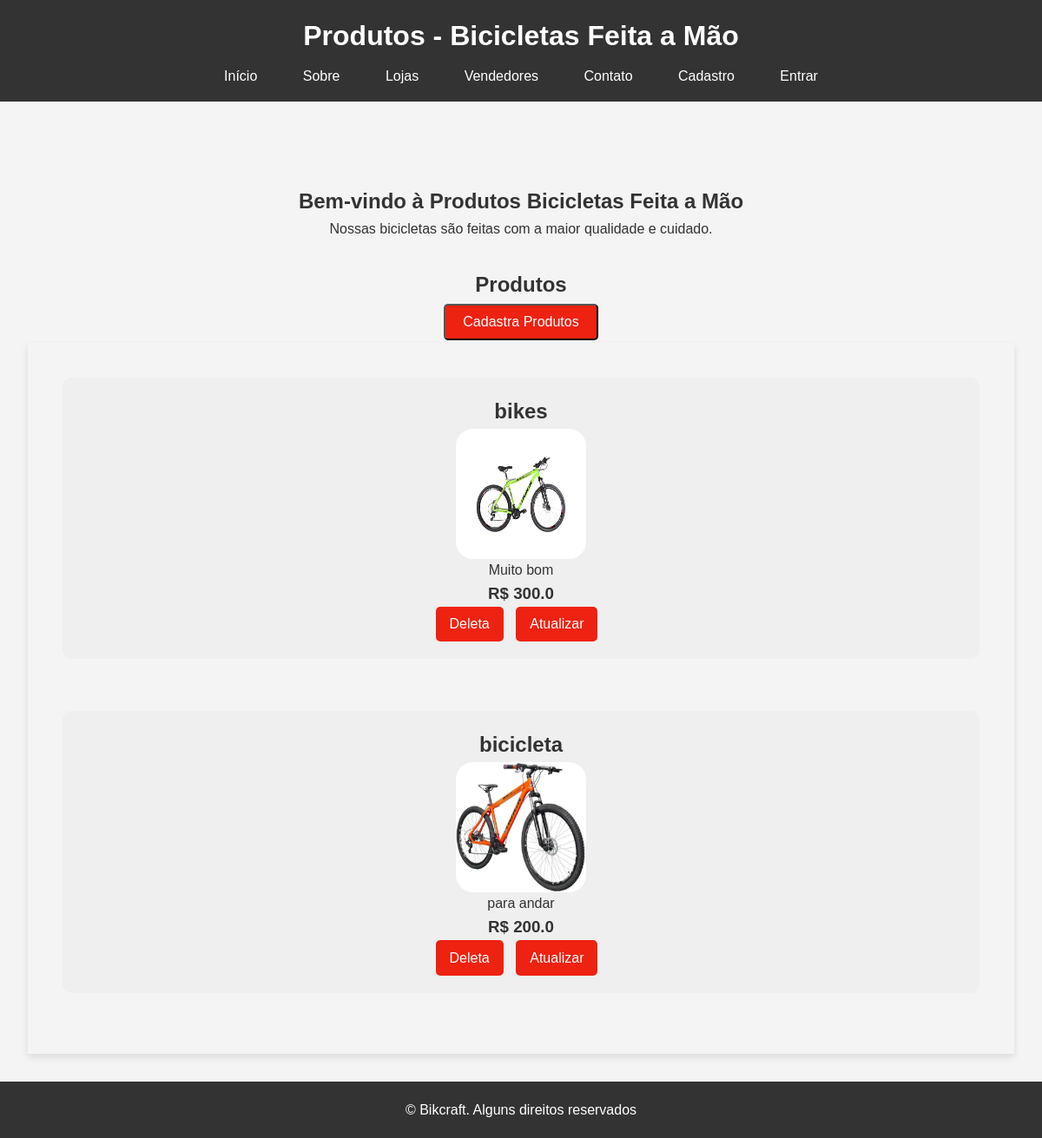
/produtos/, run on the app's committed database.
### bikcraft/models.py (models this page shows, shortened)
class Bike(models.Model):
    modelo = models.CharField(max_length=255, verbose_name='Modelo')
    preco = models.FloatField(verbose_name='Preço')
    descricao = models.TextField(verbose_name='Descrição')
    foto = models.ImageField(upload_to='media/bikcraft/', blank=True, null=True, verbose_name='Foto')

### bikcraft/views.py (the view)
# urls.py: path('produtos/', views.produtos, name='pagina-produtos'),
def produtos(request):
    bike = Bike.objects.all()
    lojas = Lojas.objects.all()
    vendedores = Pessoas.objects.all()
    return render(request, 'produtos.html', {'produtos': bike, 'lojas': lojas, 'vendedores': vendedores})

### bikcraft/templates/produtos.html (shortened to what this page needs)
{% extends "base/produtos.html" %}
{% load static %}
{% block conteudo %}
<main>
    <section id="home">
        <h2><center>Bem-vindo à Produtos Bicicletas Feita a Mão</center></h2>
        <p><center>Nossas bicicletas são feitas com a maior qualidade e cuidado.</center></p>
    </section>
    <h2><center>Produtos</center></h2>
    <div class="button-cadastra">
        <a href='{% url "pagina-cadastraprodutos" %}'><button>Cadastra Produtos</button></a>
    </div>
    <section id="products">
        {% for produto in produtos %}
            <div class='product-card'>
                <h2>{{produto.modelo}}</h2>
                <img class='foto' src='{{produto.foto.url}}'/>
                <p>{{produto.descricao}}</p>
                <h3> R$ {{produto.preco}}</h3>
                <div class="button-container">
                    <a href='{% url "deleta-produtos" produto.id %}'><button>Deleta</button></a>
                    <a id='atualizado' href='{% url "pagina-atualizado" produto.id %}'><button id='atualiza'>Atualizar</button></a>
                </div>
            </div>
        {% endfor %}
    </section>
</main>
{% endblock conteudo %}

### templates/static/base/css/produtos.css (style rules this page uses)
* { margin: 0; padding: 0; box-sizing: border-box; }
body { font-family: Arial, sans-serif; line-height: 1.6; background-color: #f4f4f4; color: #333; }
#home { text-align: center; margin: 4rem; }
main { padding: 2rem; }
section#home { margin-bottom: 2rem; }
section#products { display: grid; gap: 30px; padding: 40px; box-shadow: 0 4px 8px rgba(0, 0, 0, 0.1); }
.product-card { background: #efefef; grid-template-columns: 1fr; border-radius: 10px; padding: 20px 0px; justify-items: center; display: grid; }
.button-cadastra { display: flex; justify-content: center; align-items: center; height: 6vh; }
.button-cadastra button { padding: 10px 20px; font-size: 16px; cursor: pointer; background-color: #e21; color: #fff; border-radius: 5px; }
.button-container button { display: inline-block; margin-right: 10px; font-size: 16px; cursor: pointer; background: #e21; color: #fff; padding: 0.7rem 1.0rem; border: none; border-radius: 5px; }
.foto { width: 150px; height: 150px; border-radius: 20px; }
p { text-align: center; }

### data on the page
Bike: modelo "bikes", foto (picture), descricao "Muito bom", preco "300.0"
Bike: modelo "bicicleta", foto (picture), descricao "para andar", preco "200.0"
